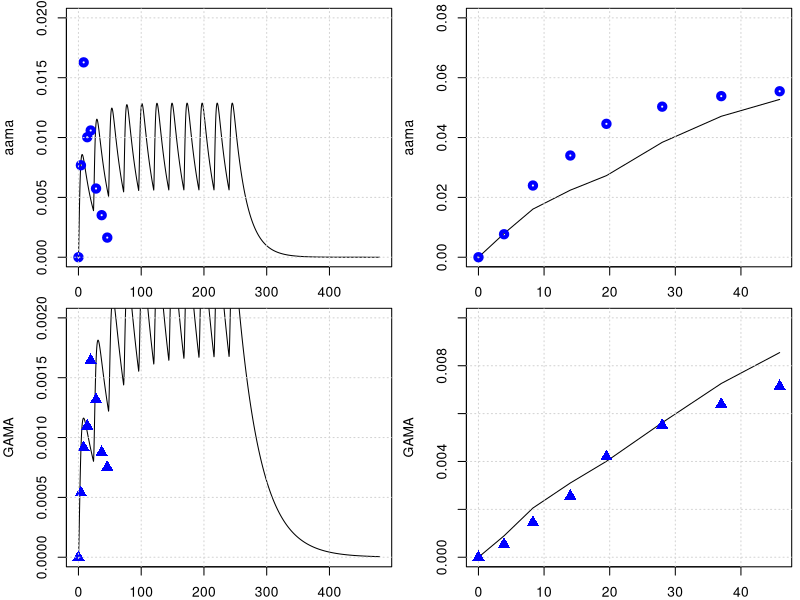
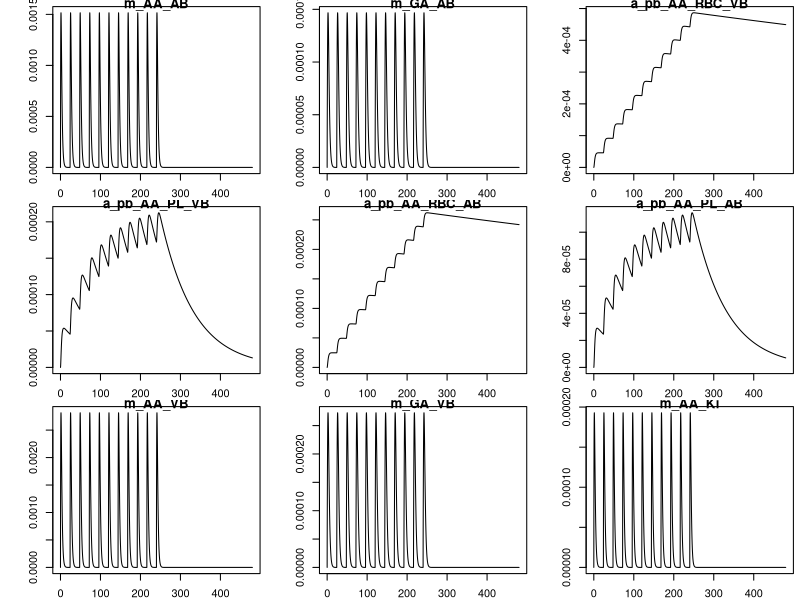
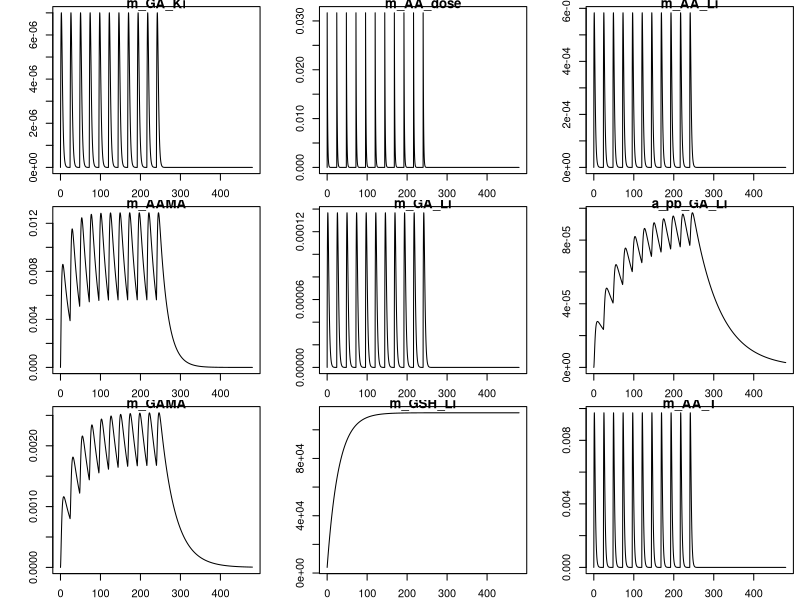
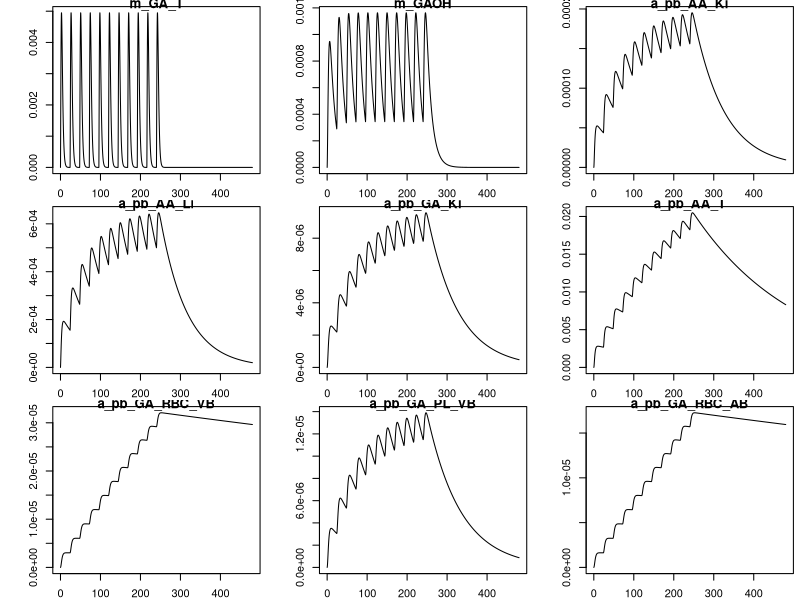
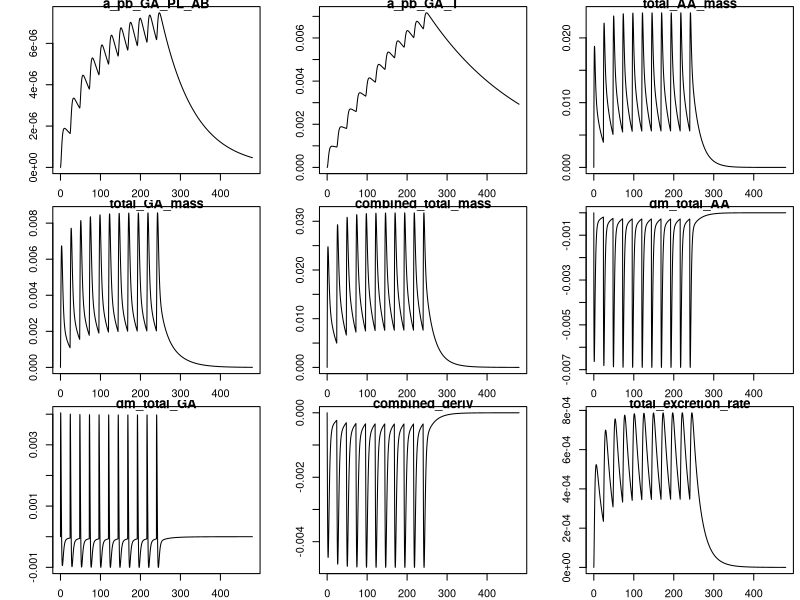
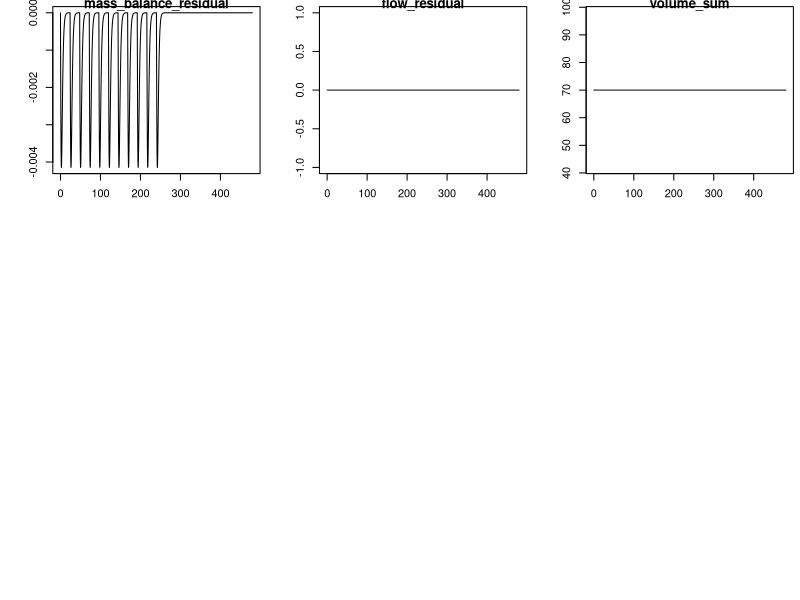

Source code (R) for these figures, in order:
library(deSolve)
library(minpack.lm)
graphics.off()

# body weight in kg
BW = 70 
# fractions of BW
##https://journals.sagepub.com/doi/pdf/10.1177/ANIB_32_3-4
F_B = 0.079 
F_B_AB = 0.35 #fraction: arterial blood of blood volume
F_B_VB = 0.65 #fraction: venous blood of blood volume
F_Li = 0.026
F_Ki = 0.0044
F_T = 1-(F_B+F_Li+F_Ki)
# organ volumes in L
V_AB <- BW*F_B*F_B_AB 
V_VB <- BW*F_B*F_B_VB 
F_BC = 0.44    #'Fraction blood cells'
F_BS = 1-F_BC  #'Fraction serum'
        V_AB_RBC = V_AB*F_BC
        V_AB_PL  = V_AB*F_BS
        V_VB_RBC = V_VB*F_BC
        V_VB_PL  = V_VB*F_BS

V_T <- BW*F_T
V_Ki <- BW*F_Ki
V_Li <- BW*F_Li
# cardiac output in L/(kg*h)
##https://journals.sagepub.com/doi/pdf/10.1177/ANIB_32_3-4
QCC = 16        #12.5 # maybe 14 or 6.5 check?
Q_C = QCC*BW^0.75
#FQ_P = 2.5/100 Trine: We don't have a lung compartment in this model
FQ_Li = 0.255
FQ_Ki = 0.19 #total - there is also an aterial flow rate 
FQ_T = 1 -( FQ_Li + FQ_Ki) # +FQ_P) Trine: We don't have a lung compartment in this model
Q_Li <- Q_C*FQ_Li
Q_Ki <- Q_C*FQ_Ki
Q_T <- Q_C*FQ_T

MW_aa = 71   # mg/mmol
MW_ga = 87   # mg/mmol
MW_GSH = 307.32 # mg/mmol
k_0_GSH = 7   # from Sweeney paper.
MW_GSH = 307.32     # mg/mmol

# partition coefficient 
pAA_TB = .2        # Tissue::blood partition AA, Sweeney et al (2010) paper
pAA_KiB = 0.8      # Kidney::blood partition AA, Sweeney et al (2010) paper
pAA_LiB = 0.4      # liver::blood partition AA, Sweeney et al (2010) paper
# Maybe we said it earlier and these parameters are not sensitive to the model, but from which paper did you get the values of these partition coefs., 
# in the paper of Sweeney and of Li are different pAA_LiB = 0.4 and pAA_KiB = 0.8.

# reaction rate constants 
k_AAuptake = 1 #1/h

k_onAA_T = 0.028  #1/h     # we took it from Sweenney
k_onAA_B = 0.036  #1/h
k_onAA_Li = 0.71 #1/h
k_onAA_Ki = 0.13 #1/h

# from 0.23 to 0.35
k_cl_GSH = 0.035   # 1/h   #  Reed et al. 2008 'A mathematical model of glutathione metabolism'
# doi:10.1186/1742-4682-5-8

# k_onAA_GSH = 0.55 # L/(mmol h)
# check, we do not use it any more.
k_exc_AAMA = 0.049  ## ##MK Furh et al. report on Elimination half-life of AAMA as ~17.4 h, then k_exc_AAMA=0.0398 h-1#
# 'Toxicokinetics of acrylamide in humans after ingestion of a defined dose in a test meal to improve risk assessment for acrylamide carcinogenicity'
# DOI: 10.1158/1055-9965.EPI-05-0647
# 0.049 #1/h or 0.13 # this will change the shape

# Maximum velocity for enzymatic reaction 
V_max_p450 = 9 /MW_aa*BW^0.7  # mg/h  from Sweenney paper, checked!
# maximum rate of GA and AA conjugation with GSH (mg/(h BW^0.7))
Vmax_AA_GSH <- 24*BW^0.7 # from the Sweeny  fitted   mg/h

# +++++++++++++++++++++++++++++++++++++++++++++++++++++++++++++++++
# PARAMETERS FOR GA
# +++++++++++++++++++++++++++++++++++++++++++++++++++++++++++++++++
# partition coefficient
pGA_TB = 1.35 # Have been calculated from the Doerge et al 2005 paper on TK in mice
pGA_LiB = 0.63 # Have been calculated from the Doerge et al 2005 paper on TK in mice
pGA_KiB = .3

#k_onGA_GSH = 0.8 #L/(mmol h)
k_onGA_T = 0.69        #1/h
k_onGA_B = 0.108       #1/h
k_onGA_Ki = k_onAA_T/2 #1/h
k_onGA_Li = 0.115      #1/h

k_exc_GAMA = 0.027   ##MK Furh et al. report on Elimination half-life of GAMA: ~25.1 hours, then k_exc_GAMA = 0.0276 h-1##  
# 0.077 #1/h  # or 0.027 # from sweeney # 
k_exc_GAOH = 0.077     # 1/h  # from sweeney
# (removed as no longer used) k_exc_GA <- .4         # 1/h Q_Ki*0.025

# Maximum velocity for enzymatic reaction 
V_max_EH = 20 *BW^0.7  
KM_p450 = 10.0
KM_EH = 100.0
# maximum rate of GA and AA conjugation with GSH (mg/(h BW^0.7))
Vmax_GA_GSH <- 20*BW^0.7 # from the Sweeny ( Vmax_GC2 )  fitted   mg/h

KMG1 = 50  #!Km with respect to AA for GSH conjugation mg/L (from Sweeny code) 
# Trine: This should be mg. Delete the term MW_aa
# Sweeney has this parameter for rats ans 100 mg/L why did you use this number and why divived by MW??

KMGG = .1/MW_GSH        # !KM with respect to GSH for AA or GA conjugation with GSH mmol/L. Trine: should be mg/L
####and that this is 307 mg/L #This comment is wrong ignore
KMG2 = 100  #!Km with respect to GA for GSH conjugation mM. Trine: This should be mg. Delete the term MW_aa
# The same comment as for KMG1

# from the code, not from paper
KPT_Li = 0.015    # !'protein turnover rate in liver'# this is confimred in the exp. values of Sweeney
KPT_Ki = 0.013    # !'protein turnover rate in kidney'# 1/h this is 0.012 in Sweeney, I guess its not much of difference
#KPTR   = 1        # !'protein turnover rate in rpt'# this is 0.012 in Li et.al
KPTS   = 0.0039   # !'protein turnover rate in spt'# and this they have it 0.0051 Sweeney and Li 0.0012 refering to Sweeney
KPTRB  = 0.00035  # (correct by Maria)    # !'protein turnover rate in rbc'# how did we get that? # Average life span of RBC is 120 days
# then 0.00035 h⁻¹ is  correct  protein turnover rate in human RBCs.doi: 10.3389/fphys.2021.655393.
KPTPL  = 0.012    # !'protein turnover rate in plasma'# Sweeney has 0.012 for this value

   kpb_Li = 0.1    #!protein binding in liver
   kpbk_ki = 0.08   #!protein binding in kidney
   kpbr1 = 0.08  # !protein binding in rpt
   kpbs1 = 0.08   #!protein binding in spt
   kpbrb1 = 0.01 # !protein binding in rbc (hemoglobin binding)
   kpbpl1 = 0.01   #!protein binding in plasma 
reactratio = 2.0  #!reactivity ratio with protein, AA/GA
kpb_Li_2 = kpb_Li/reactratio    #!protein binding in liver
kpbk2 = kpbk_ki/reactratio    #!protein binding in kidney
kpbr2 = kpbr1/reactratio    #!protein binding in rpt
kpbs2 = kpbs1/reactratio    #!protein binding in spt
kpbrb2 = kpbrb1/reactratio  #!protein binding in rbc (hemoglobin binding)
kpbpl2 = kpbpl1/reactratio  #!protein binding in plasma 
# +++++++++++++++++++++++++++++++++++++++++++++++++++++++++++++++++
# create list of parameter
# +++++++++++++++++++++++++++++++++++++++++++++++++++++++++++++++++
params <- unlist(c(data.frame(pAA_TB, pAA_LiB, pAA_KiB,
                              pGA_TB, pGA_LiB, pGA_KiB,
                              k_onAA_T, k_onAA_B, k_onAA_Li,  k_onAA_Ki,
                              k_onGA_T, k_onGA_B, k_onGA_Li, k_onGA_Ki, 
                              k_exc_AAMA, k_exc_GAMA,
                              k_cl_GSH, V_max_p450, KM_p450, V_max_EH, KM_EH,
                              k_AAuptake)
))
yini <- c(m_AA_AB = 0.0, m_GA_AB = 0.0,      
          a_pb_AA_RBC_VB = 0, a_pb_AA_PL_VB =0,
          a_pb_AA_RBC_AB = 0, a_pb_AA_PL_AB =0,
          m_AA_VB = 0.0, m_GA_VB = 0.0,
          m_AA_Ki = 0.0, m_GA_Ki = 0.0, m_AA_dose = 0 ,
          m_AA_Li = 0.0, m_AAMA = 0.0, 
          m_GA_Li = 0.0, a_pb_GA_Li = 0.0,
          m_GAMA  = 0.0,       
          m_GSH_Li = k_0_GSH * V_Li * MW_GSH, 
          m_AA_T = 0.0, m_GA_T = 0.0,
          m_GAOH = 0.0, 
          a_pb_AA_Ki = 0,  a_pb_AA_Li = 0,
          a_pb_GA_Ki = 0, a_pb_AA_T = 0, 
          a_pb_GA_RBC_VB = 0, a_pb_GA_PL_VB =0,
          a_pb_GA_RBC_AB = 0, a_pb_GA_PL_AB =0,
          a_pb_GA_T = 0
)
# ++++++++++++++++++++++++++++++++++++++++++++++++++++++++++++++++++
# PBPK model for Acrylamide (AA) with GA and mass-balance diagnostics
# ++++++++++++++++++++++++++++++++++++++++++++++++++++++++++++++++++
PBPKmodelAA <- function(t, state, parameter) {
  with(as.list(c(t, state, parameter)), {
    
    #----#---#  Model for AA  #---#---#
    # concentrations blood in the organs in mg/L
    c_AA_AB <- m_AA_AB / V_AB
    c_AA_VB <- m_AA_VB / V_VB
    c_AA_T  <- m_AA_T  / V_T
    c_AA_Li <- m_AA_Li / V_Li   
    c_AA_Ki <- m_AA_Ki / V_Ki
    
    c_GSH_Li <- m_GSH_Li / V_Li
    
    # units checked -> mg/h
    dm_AA_dose <- - k_AAuptake * m_AA_dose
    
    # Blood
    # units checked -> mg/h
    dm_AA_AB <- Q_C * (c_AA_VB - c_AA_AB) - k_onAA_B * m_AA_AB
    dm_AA_VB <- Q_T * (c_AA_T / pAA_TB) + Q_Li * (c_AA_Li / pAA_LiB) + Q_Ki * (c_AA_Ki / pAA_KiB) -
      Q_C * c_AA_VB - k_onAA_B * m_AA_VB
    
    # Concentrations of bound GA (for completeness)
    c_pb_AA_RBC_VB <- a_pb_AA_RBC_VB / V_VB_RBC
    c_pb_AA_PL_VB  <- a_pb_AA_PL_VB  / V_VB_PL
    # Concentrations of bound GA (arterial)
    c_pb_AA_RBC_AB <- a_pb_AA_RBC_AB / V_AB_RBC
    c_pb_AA_PL_AB  <- a_pb_AA_PL_AB  / V_AB_PL
    # RBC binding (venous)
    da_pb_AA_RBC_VB <- kpbrb1 * c_AA_VB * V_VB_RBC  - a_pb_AA_RBC_VB * KPTRB   # elimination
                        + Q_C * (c_pb_AA_RBC_AB - c_pb_AA_RBC_VB)  # exchange
    
    # Plasma binding (venous)
    da_pb_AA_PL_VB <- kpbpl1 * c_AA_VB * V_VB_PL  - a_pb_AA_PL_VB * KPTPL      # elimination
                        + Q_C * (c_pb_AA_PL_AB - c_pb_AA_PL_VB)  # exchange
    
    # RBC binding (arterial blood)
    da_pb_AA_RBC_AB <- kpbrb1 * c_AA_AB * V_AB_RBC - a_pb_AA_RBC_AB * KPTRB   # elimination
                       + Q_C * (c_pb_AA_RBC_VB - c_pb_AA_RBC_AB)  # exchange
    # Plasma binding (arterial)
    da_pb_AA_PL_AB <- kpbpl1 * c_AA_AB * V_AB_PL - a_pb_AA_PL_AB * KPTPL      # elimination
                        + Q_C * (c_pb_AA_PL_VB - c_pb_AA_PL_AB)  # exchange
    
    
    
    
    
    # Kidney
    dm_AA_Ki <- Q_Ki * c_AA_AB - Q_Ki * (c_AA_Ki / pAA_KiB) - k_onAA_Ki * m_AA_Ki
    # protein turnover AA in Kidney
    da_pb_AA_Ki <- kpbk_ki * m_AA_Ki - a_pb_AA_Ki * KPT_Ki
    
    # liver metabolism (AA -> GA via P450 and AA -> AAMA via GSH conjugation)
    metAA_GSH  <- Vmax_AA_GSH * c_AA_Li * c_GSH_Li / ((KMG1 + c_AA_Li) * (KMGG + c_GSH_Li))
    metAA_P450 <- V_max_p450 * MW_aa * c_AA_Li / (KM_p450 + c_AA_Li)
    
    # Liver mass balance for AA
    dm_AA_Li <- Q_Li * (c_AA_AB - c_AA_Li / pAA_LiB) + k_AAuptake * m_AA_dose -
      k_onAA_Li * m_AA_Li - metAA_P450 - metAA_GSH
    # protein turnover AA in Liver
    da_pb_AA_Li <- kpb_Li * m_AA_Li - a_pb_AA_Li * KPT_Li
    
    # Tissue
    dm_AA_T <- Q_T * (c_AA_AB - c_AA_T / pAA_TB) - k_onAA_T * m_AA_T
    # protein turnover AA in Tissue
    da_pb_AA_T <- kpbs1 * m_AA_T - a_pb_AA_T * KPTS
    
    # Urine / metabolite AAMA (from AA via GSH conjugation)
    dm_AAMA <- metAA_GSH - m_AAMA * k_exc_AAMA
    
    
    ########################################################################################
    #-GA-#-GA-#  Model for GA  #-GA-#-GA-#    
    # concentrations blood in the organs in mg/L
    c_GA_AB <- m_GA_AB / V_AB
    c_GA_VB <- m_GA_VB / V_VB
    c_GA_T  <- m_GA_T  / V_T
    c_GA_Li <- m_GA_Li / V_Li
    c_GA_Ki <- m_GA_Ki / V_Ki
    
    # Blood
    dm_GA_AB <- Q_C * (c_GA_VB - c_GA_AB) - k_onGA_B * m_GA_AB
    dm_GA_VB <- Q_T * (c_GA_T / pGA_TB) + Q_Li * (c_GA_Li / pGA_LiB) + Q_Ki * (c_GA_Ki / pGA_KiB) -
      Q_C * c_GA_VB - k_onGA_B * m_GA_VB
    
    
    # Concentrations of bound GA (for completeness)
    c_pb_GA_RBC_VB <- a_pb_GA_RBC_VB / V_VB_RBC
    c_pb_GA_PL_VB  <- a_pb_GA_PL_VB  / V_VB_PL
    # Concentrations of bound GA (arterial)
    c_pb_GA_RBC_AB <- a_pb_GA_RBC_AB / V_AB_RBC
    c_pb_GA_PL_AB  <- a_pb_GA_PL_AB  / V_AB_PL
    # RBC binding (venous)
    da_pb_GA_RBC_VB <- kpbrb2 * c_GA_VB * V_VB_RBC  - a_pb_GA_RBC_VB * KPTRB   # elimination
                      + Q_C * (c_pb_GA_RBC_AB - c_pb_GA_RBC_VB)  # exchange
    
    # Plasma binding (venous)
    da_pb_GA_PL_VB <- kpbpl2 * c_GA_VB * V_VB_PL  - a_pb_GA_PL_VB * KPTPL      # elimination
                      + Q_C * (c_pb_GA_PL_AB - c_pb_GA_PL_VB)  # exchange

    # RBC binding (arterial blood)
    da_pb_GA_RBC_AB <- kpbrb2 * c_GA_AB * V_AB_RBC - a_pb_GA_RBC_AB * KPTRB   # elimination
                        + Q_C * (c_pb_GA_RBC_VB - c_pb_GA_RBC_AB)  # exchange
    # Plasma binding (arterial)
    da_pb_GA_PL_AB <- kpbpl2 * c_GA_AB * V_AB_PL - a_pb_GA_PL_AB * KPTPL      # elimination
                       + Q_C * (c_pb_GA_PL_VB - c_pb_GA_PL_AB)  # exchange

    
    
    
    
    
    
    
    
    
    
    # Kidney
    dm_GA_Ki <- Q_Ki * c_GA_AB - Q_Ki * (c_GA_Ki / pGA_KiB) - k_onGA_Ki * m_GA_Ki
    da_pb_GA_Ki <- kpbk_ki * m_GA_Ki - a_pb_GA_Ki * KPT_Ki
    
    # Liver metabolism for GA (and formation from AA via p450)
    metGA_GSH <- Vmax_GA_GSH * c_GSH_Li * c_GA_Li / ((c_GA_Li + KMG2) * (c_GSH_Li + KMGG))
    metGA_EH  <- V_max_EH  * c_GA_Li / (KM_EH + c_GA_Li)
    
    dm_GA_Li <- Q_Li * (c_GA_AB - c_GA_Li / pGA_LiB) - k_onGA_Li * m_GA_Li +
      metAA_P450 - metGA_GSH - metGA_EH
    # protein turnover GA in Liver
    da_pb_GA_Li <- kpb_Li_2 * m_GA_Li - a_pb_GA_Li * KPT_Li
    
    # GA metabolites (excretable)
    dm_GAMA  <- metGA_GSH - m_GAMA * k_exc_GAMA
    dm_GAOH  <- metGA_EH  - m_GAOH * k_exc_GAOH
    
    # Tissue
    dm_GA_T <- Q_T * (c_GA_AB - c_GA_T / pGA_TB) - k_onGA_T * m_GA_T
    da_pb_GA_T <- kpbs2 * m_GA_T - a_pb_GA_T * KPTS
    
    # GSH pool in liver (consumed by both AA and GA conjugation)
    dm_GSH_Li <- k_0_GSH * V_Li * MW_GSH - k_cl_GSH * m_GSH_Li - metAA_GSH - metGA_GSH
    
    
    
    
    # -------------------------------------------------------------------------
    # Mass-balance diagnostics (do not change dynamics; returned as named outputs)
    # Total mass pools (AA, GA, and combined AA+GA + metabolites)
    total_AA_mass <- m_AA_AB + m_AA_VB + m_AA_T + m_AA_Li + m_AA_Ki + m_AAMA
    total_GA_mass <- m_GA_AB + m_GA_VB + m_GA_T + m_GA_Li + m_GA_Ki + m_GAMA + m_GAOH
    
    # Rate of change of total AA (sum of AA derivatives)
    dm_total_AA <- dm_AA_dose + dm_AA_AB + dm_AA_VB + dm_AA_T + dm_AA_Li + dm_AA_Ki + dm_AAMA
    # Rate of change of total GA (sum of GA derivatives)
    dm_total_GA <- dm_GA_AB + dm_GA_VB + dm_GA_T + dm_GA_Li + dm_GA_Ki + dm_GAMA + dm_GAOH
    
    # Combined pool derivative (AA + GA + excretable metabolites)
    combined_deriv <- dm_total_AA + dm_total_GA
    
    # Total excretion (rate at which mass leaves the modeled system)
    total_excretion_rate <- m_AAMA * k_exc_AAMA + m_GAMA * k_exc_GAMA + m_GAOH * k_exc_GAOH
    
    # For perfect mass conservation: combined_deriv + total_excretion_rate should be ~ 0
    # (because conversions AA->GA are internal transfers; only excretion removes mass)
    mass_balance_residual <- combined_deriv + total_excretion_rate
    
    # Flow/volume diagnostics
    flow_residual <- Q_C - (Q_T + Q_Li + Q_Ki)   # if non-zero, flows don't sum to cardiac output
    volume_sum    <- V_AB + V_VB + V_T + V_Li + V_Ki  # check if sum matches expected total blood/tissue volume
    
    # -------------------------------------------------------------------------
    # Return: first element must be vector of derivatives (in the same order as `state`)
    derivs <- c(
      dm_AA_AB,    dm_GA_AB,   
      da_pb_AA_RBC_VB,  da_pb_AA_PL_VB,  
      da_pb_AA_RBC_AB,  da_pb_AA_PL_AB,
      dm_AA_VB,    dm_GA_VB,
      dm_AA_Ki,    dm_GA_Ki,   dm_AA_dose,
      dm_AA_Li,    dm_AAMA,
      dm_GA_Li,    da_pb_GA_Li, dm_GAMA,
      dm_GSH_Li,   dm_AA_T,     dm_GA_T,
      dm_GAOH,
      da_pb_AA_Ki, da_pb_AA_Li,
      da_pb_GA_Ki, da_pb_AA_T, 
      da_pb_GA_RBC_VB,  da_pb_GA_PL_VB,  
      da_pb_GA_RBC_AB,  da_pb_GA_PL_AB,
      da_pb_GA_T
    )
    
    # Named diagnostics returned as additional items (deSolve will include them in output)
    return(list(
      derivs,
      total_AA_mass = total_AA_mass,
      total_GA_mass = total_GA_mass,
      combined_total_mass = total_AA_mass + total_GA_mass,
      dm_total_AA = dm_total_AA,
      dm_total_GA = dm_total_GA,
      combined_deriv = combined_deriv,
      total_excretion_rate = total_excretion_rate,
      mass_balance_residual = mass_balance_residual,
      flow_residual = flow_residual,
      volume_sum = volume_sum
    ))
  })
}
PBPKmodelAA <- compiler::cmpfun(PBPKmodelAA)

# ++++++++++++++++++++++++++++++++++++++++++++++++++++++++++++++++++
# manual readout from Kopp and Dekant 2009
# ++++++++++++++++++++++++++++++++++++++++++++++++++++++++++++++++++
n_days = 20
times <- seq(from = 0, to = n_days * 24 , by = 0.1)
diet <- data.frame(var = "m_AA_dose", method = "add",
                   time = 24* c(0:10),  value = 0.5 *BW /1000 )  # dose of 0.05 microg/kg bw
out <- ode(y = yini, times = times, func = PBPKmodelAA, parms = params, events = list(data = diet))
yobs_urine <- data.frame(
  time = c(0.0, 3.9, 8.3, 14, 19.5, 28, 37, 45.9),
  AAMA = c(0.0/1000000, 32.8/1000000, 69.5/1000000, 42.8/1000000, 45.2/1000000, 24.5/1000000, 15/1000000, 7/1000000)*234.28, #https://pubchem.ncbi.nlm.nih.gov/compound/N-Acetyl-S-_2-carbamoylethyl_-L-cysteine
  GAMA = c(0.0, 2.15*1e-6, 3.66*1e-6, 4.38*1e-6, 6.57*1e-6, 5.26*1e-6, 3.50*1e-6, 3.0*1e-6)*250.27
)

# plot for AAMA in urinary
par(mfrow=c(2,2),mar=c(2,4,.5,.5))
plot(out[,'time'], out[,'m_AAMA']   ,type = 'l',xlab = 'time', ylab = 'aama', ylim = c(0,.02) )
points(yobs_urine$time, yobs_urine$AAMA , col="blue", lwd = 4) ; grid()
time_points_measure_unrine = c(1, 40, 84, 141, 196, 280 , 371, 460)
tamtam = out[,'m_AAMA'][time_points_measure_unrine ]
plot(yobs_urine$time, cumsum( tamtam ),type = 'l', ylab = 'aama', ylim = c(0,.08), xlab = 'time' ); grid()
points(yobs_urine$time, cumsum(yobs_urine$AAMA) , col="blue", lwd = 4)

# plot for GAMA 
plot(out[,'time'], out[,'m_GAMA']  ,type = 'l',xlab = '', ylab = 'GAMA', ylim = c(0,.002) )
points(yobs_urine$time, yobs_urine$GAMA , col="blue", cex = 1.5, pch = 17); grid()
time_points_measure_unrine = c(1, 40, 84, 141, 196, 280 , 371, 460)
tamtam = out[,'m_GAMA'][time_points_measure_unrine ]
plot(yobs_urine$time, cumsum( tamtam ),type = 'l',xlab = '', ylab = 'GAMA', ylim = c(0,.01) ); grid()
points(yobs_urine$time, cumsum(yobs_urine$GAMA) , col="blue",cex = 1.5, pch = 17)

plot(out)
